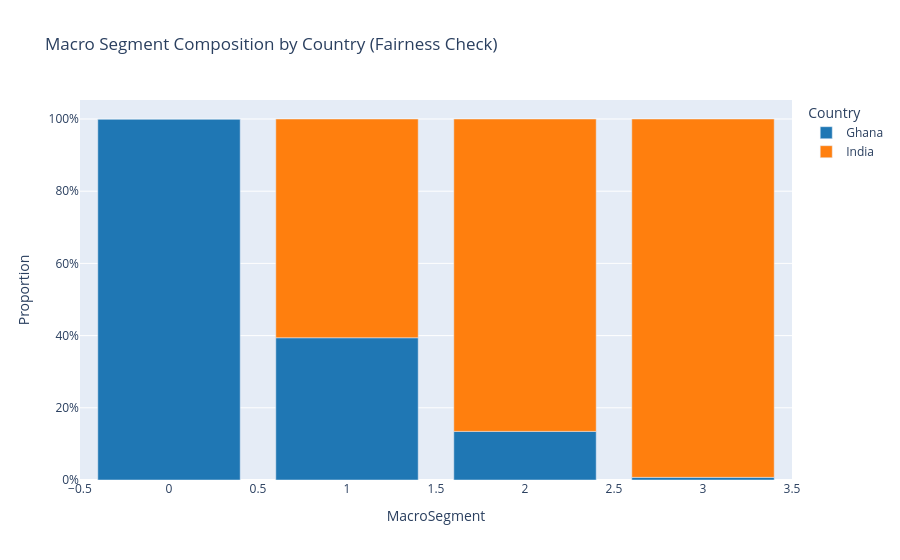

Notebook cell for this chart:
### Code cell
# %% [markdown]
# ### 6. Post-Clustering Fairness Analysis (If MacroSegment exists)

# %%
if 'MacroSegment' in df.columns:
    from sklearn.metrics import normalized_mutual_info_score as nmi
    
    # NMI between segment and country
    nmi_val = nmi(df['MacroSegment'], df['country'])
    print(f"\nNormalized Mutual Information (MacroSegment vs Country): {nmi_val:.3f}")
    print("→ Low NMI = more fair (culture-agnostic segments)")

    # Interactive segment composition
    segment_country = pd.crosstab(df['MacroSegment'], df['country'], normalize='index').reset_index()
    segment_country = segment_country.melt(id_vars='MacroSegment', var_name='Country', value_name='Proportion')
    
    fig = px.bar(segment_country, x='MacroSegment', y='Proportion', color='Country',
                 title="Macro Segment Composition by Country (Fairness Check)",
                 color_discrete_map={'Ghana': '#1f77b4', 'India': '#ff7f0e'})
    fig.update_layout(yaxis_tickformat='.0%')
    fig.show()

### Figure 1 — Plotly figure (JSON) as saved in the notebook; plotly's stock layout.template omitted (floating-point values rounded to 4 significant figures)
{"data": [{"hovertemplate": "Country=Ghana<br>MacroSegment=%{x}<br>Proportion=%{y}<extra></extra>", "legendgroup": "Ghana", "marker": {"color": "#1f77b4", "pattern": {"shape": ""}}, "name": "Ghana", "orientation": "v", "showlegend": true, "textposition": "auto", "type": "bar", "x": [0, 1, 2, 3], "xaxis": "x", "y": [1.0, 0.394, 0.1346, 0.007277], "yaxis": "y"}, {"hovertemplate": "Country=India<br>MacroSegment=%{x}<br>Proportion=%{y}<extra></extra>", "legendgroup": "India", "marker": {"color": "#ff7f0e", "pattern": {"shape": ""}}, "name": "India", "orientation": "v", "showlegend": true, "textposition": "auto", "type": "bar", "x": [0, 1, 2, 3], "xaxis": "x", "y": [0.0, 0.606, 0.8654, 0.9927], "yaxis": "y"}], "layout": {"barmode": "relative", "legend": {"title": {"text": "Country"}, "tracegroupgap": 0}, "title": {"text": "Macro Segment Composition by Country (Fairness Check)"}, "xaxis": {"anchor": "y", "domain": [0, 1], "title": {"text": "MacroSegment"}}, "yaxis": {"anchor": "x", "domain": [0, 1], "tickformat": ".0%", "title": {"text": "Proportion"}}}}
